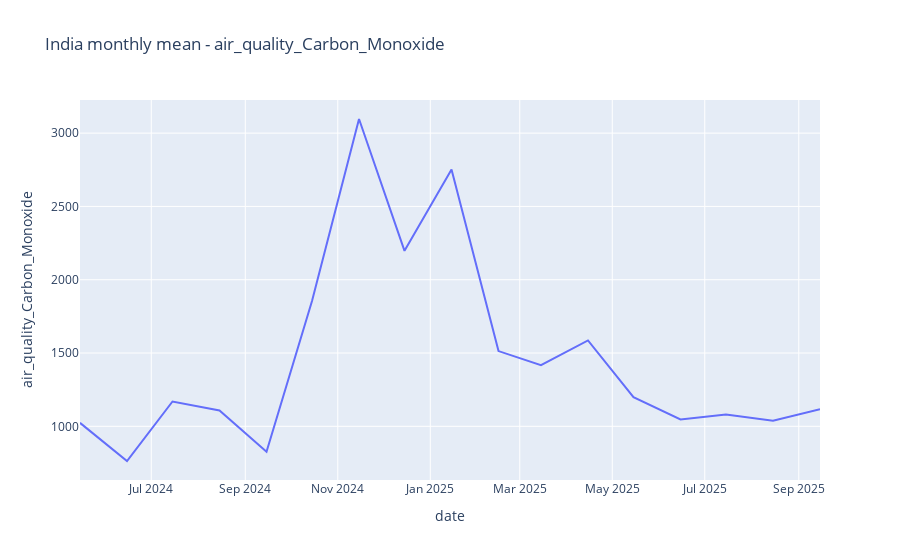

Here is the notebook cell this chart was saved with:
### Code cell
# Cell 10: per-country example
sample_country = 'India'  # change to any country present in your df
if 'country' in df.columns and sample_country in df['country'].unique():
    c_monthly = df[df['country']==sample_country].groupby(['year','month'])[main_var].mean().reset_index().dropna()
    c_monthly['date'] = pd.to_datetime(c_monthly['year'].astype(int).astype(str) + '-' + c_monthly['month'].astype(int).astype(str) + '-15')
    fig2 = px.line(c_monthly, x='date', y=main_var, title=f'{sample_country} monthly mean - {main_var}')
    fig2.show()
    fig2.write_html(f"outputs/figures/{sample_country}_monthly_{main_var}.html")
    print("Saved outputs/figures/{sample_country}_monthly_{main_var}.html")
else:
    print("Sample country not found. Available (first 20):", df['country'].dropna().unique()[:20])

### Figure 1 — Plotly figure (JSON) as saved in the notebook; plotly's stock layout.template omitted (floating-point values rounded to 4 significant figures)
{"data": [{"hovertemplate": "date=%{x}<br>air_quality_Carbon_Monoxide=%{y}<extra></extra>", "legendgroup": "", "line": {"color": "#636efa", "dash": "solid"}, "marker": {"symbol": "circle"}, "mode": "lines", "name": "", "orientation": "v", "showlegend": false, "type": "scatter", "x": ["2024-05-15T00:00:00", "2024-06-15T00:00:00", "2024-07-15T00:00:00", "2024-08-15T00:00:00", "2024-09-15T00:00:00", "2024-10-15T00:00:00", "2024-11-15T00:00:00", "2024-12-15T00:00:00", "2025-01-15T00:00:00", "2025-02-15T00:00:00", "2025-03-15T00:00:00", "2025-04-15T00:00:00", "2025-05-15T00:00:00", "2025-06-15T00:00:00", "2025-07-15T00:00:00", "2025-08-15T00:00:00", "2025-09-15T00:00:00"], "xaxis": "x", "y": [1024.0, 763.5, 1169.0, 1108.0, 826.8, 1855.0, 3096.0, 2197.0, 2752.0, 1513.0, 1417.0, 1586.0, 1199.0, 1047.0, 1080.0, 1038.0, 1116.0], "yaxis": "y"}], "layout": {"legend": {"tracegroupgap": 0}, "title": {"text": "India monthly mean - air_quality_Carbon_Monoxide"}, "xaxis": {"anchor": "y", "domain": [0, 1], "title": {"text": "date"}}, "yaxis": {"anchor": "x", "domain": [0, 1], "title": {"text": "air_quality_Carbon_Monoxide"}}}}
